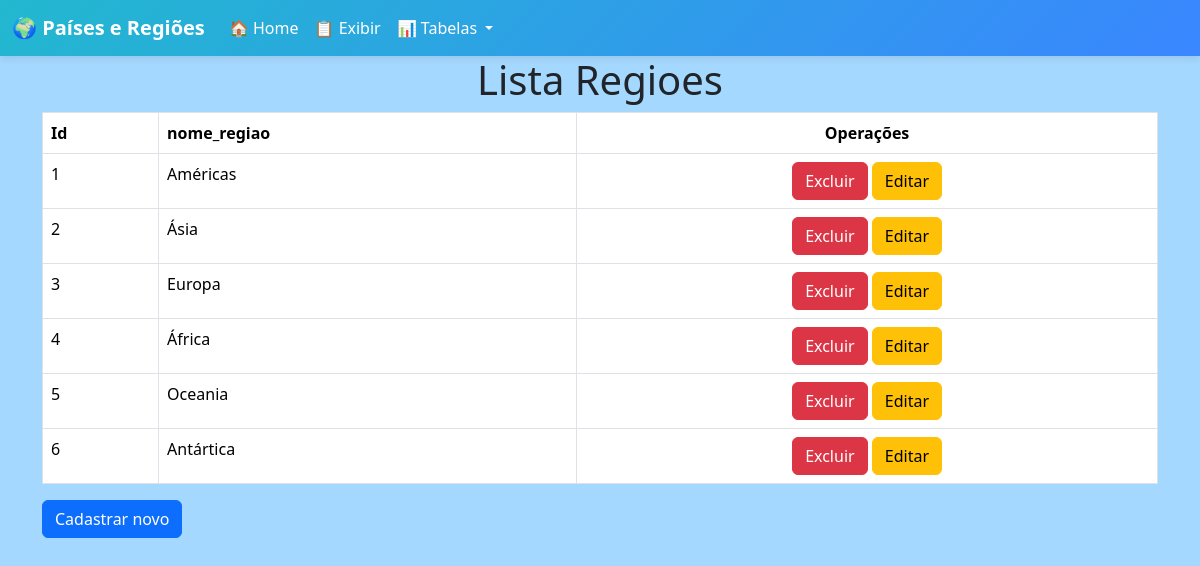
Page /projeto_paises/lista_regioes.php on the committed database.
### tables this page shows
CREATE TABLE `regioes` (
  `id` int(11) NOT NULL AUTO_INCREMENT,
  `nome_regiao` varchar(255) DEFAULT NULL,
  PRIMARY KEY (`id`)
);

### projeto_paises/lista_regioes.php (the view, shortened to what this page needs)
<!doctype html>
<html lang="pt-br">
  <head>
    <link href="https://cdn.jsdelivr.net/npm/bootstrap@5.3.1/dist/css/bootstrap.min.css" rel="stylesheet">
  </head>
  <body style="background-color: #a5d8ff;">
    <?php
        include "menu_regioes.php";
    ?>
    <DIV class="container">
        <table class="table table-bordered">
            <thead class="thead-dark">
                <th>Id</th>
                <th>nome_regiao</th>
                <th class='text-center'>Operações</th>
            </thead>
            <?php
                include "conexao_paises.php";
                echo "<h1 class='text-center'>Lista Regioes</h1>";
                $sql = "SELECT * FROM regioes";
                $sql = $con->query($sql);
                while ($linha =  $sql->fetch_assoc()){
                    echo "<tr><td>$linha[id]</td>
                    <td>$linha[nome_regiao]</td>
                    <td class='text-center'><a href='excluir_regioes.php?id=$linha[id]' class='btn btn-danger' onclick=\"return confirm('Você realmente quer isso?')\">Excluir</a>  <a href=\"formulario_editar_regioes.php?id=$linha[id]\" class='btn btn-warning'>Editar</a></td></tr> ";
                }
            ?>
        </table>
        <a href="formulario_inserir_regioes.php" class="btn btn-primary">Cadastrar novo</a>
    </DIV>
  </body>
</html>

### rows in the picture
regioes: id "1", nome_regiao "Américas"
regioes: id "2", nome_regiao "Ásia"
regioes: id "3", nome_regiao "Europa"
regioes: id "4", nome_regiao "África"
regioes: id "5", nome_regiao "Oceania"
regioes: id "6", nome_regiao "Antártica"
